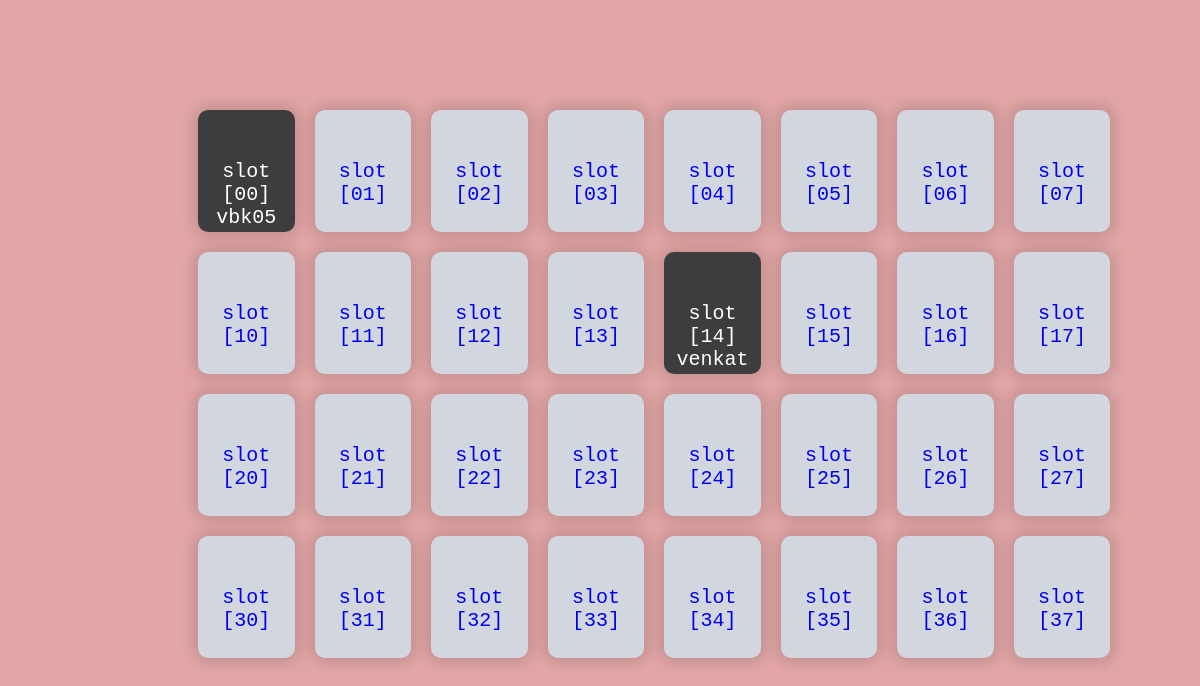
The app's page /sbike_lotStatus/ with its own data.
### personal/models.py (models this page shows)
class parking_slot(models.Model) :
    parking_vehicle = models.CharField(max_length=5, null=True)
    booked_time = models.TimeField(null=True)
    end_time = models.TimeField(null=True)
    slot_id = models.CharField(max_length=10, primary_key=True)
    is_occupied = models.BooleanField(default=False)
    available_increment = models.PositiveSmallIntegerField(default=60)
    vehicle_id = models.CharField(max_length=20, null=True, blank=True)
    def __str__(self):
        return "slot " + "[" + self.slot_id + "]"

### personal/views.py (the view)
# urls.py: path('sbike_lotStatus/', bike_slot_status_view, name="bike_slotStatus"),
def bike_slot_status_view(request) :
    slots = parking_slot.objects.filter(parking_vehicle="bike")
    for slot in slots :
        if Vehicle.objects.filter(vehicle_id=slot.vehicle_id).count() == 0 :
            slot.is_occupied = False
            slot.vehicle_id = None
            slot.save()
    context = {}
    context['slots'] = slots
    context['col'] = SLOT_COLUMN
    context['row'] = SLOT_ROW
    return render(request, 'personal/bike_slot_status.html', context)

### personal/views.py (called while the page is built)
@register.filter
def my_get(i, j) :
    slots = parking_slot.objects.all()
    ind1 = i - 1
    ind2 = j - 1
    slot_ind = ind1*8 + ind2
    return slots[slot_ind]

### personal/templates/personal/bike_slot_status.html (shortened to what this page needs)
{% load static %}
{% block content %}
    <head>
    </head>
        <body class="bg">
            <div class="container" style="margin-top: 100px;">
                <div style="margin-left: 100px">
                    {% with ''|center:col as col_range %}
                    {% for i in col_range %}
                        {% with 1|my_get:forloop.counter as the_slot %}
                        {% if the_slot.is_occupied %}
                            <div class="occ1">{{the_slot}} {{the_slot.vehicle_id}}
                            </div>
                        {% else %}
                            {% if not request.user.is_staff %}
                                <div class="unocc1"><a href="{% url 'slotBooking' the_slot.slot_id %}" style="text-decoration: none;">{{the_slot}}</a></div>
                            {% else %}
                                <div class="unocc1">{{the_slot}}</div>
                            {% endif %}
                        {% endif %}
                        {% endwith %}
                    {% endfor %}
                    {% endwith %}
                </div>
                <div style="margin-left: 100px">
                    {% with ''|center:col as col_range %}
                    {% for i in col_range %}
                        {% with 2|my_get:forloop.counter as the_slot %}
                        {% if the_slot.is_occupied %}
                            <div class="occ1">{{the_slot}} {{the_slot.vehicle_id}}
                            </div>
                        {% else %}
                            {% if not request.user.is_staff %}
                                <div class="unocc1"><a href="{% url 'slotBooking' the_slot.slot_id %}" style="text-decoration: none;">{{the_slot}}</a></div>
                            {% else %}
                                <div class="unocc1">{{the_slot}}</div>
                            {% endif %}
                        {% endif %}
                        {% endwith %}
                    {% endfor %}
                    {% endwith %}
                </div>
                <div style="margin-left: 100px">
                    {% with ''|center:col as col_range %}
                    {% for i in col_range %}
                        {% with 3|my_get:forloop.counter as the_slot %}
                        {% if the_slot.is_occupied %}
                            <div class="occ1">{{the_slot}} {{the_slot.vehicle_id}}
                                <span class="message">occupied</span>
                            </div>
                        {% else %}
                            {% if not request.user.is_staff %}
                                <div class="unocc1"><a href="{% url 'slotBooking' the_slot.slot_id %}" style="text-decoration: none;">{{the_slot}}</a></div>
                            {% else %}
                                <div class="unocc1">{{the_slot}}</div>
                            {% endif %}
                        {% endif %}
                        {% endwith %}
                    {% endfor %}
                    {% endwith %}
                </div>
                <div style="margin-left: 100px">
                    {% with ''|center:col as col_range %}
                    {% for i in col_range %}
                        {% with 4|my_get:forloop.counter as the_slot %}
                        {% if the_slot.is_occupied %}
                            <div class="occ1">{{the_slot}} {{the_slot.vehicle_id}}
                                <span class="message">occupied</span>
                            </div>
                        {% else %}
                            {% if not request.user.is_staff %}
                                <div class="unocc1"><a href="{% url 'slotBooking' the_slot.slot_id %}" style="text-decoration: none;">{{the_slot}}</a></div>
                            {% else %}
                                <div class="unocc1">{{the_slot}}</div>
                            {% endif %}
                        {% endif %}
                        {% endwith %}
                    {% endfor %}
                    {% endwith %}
                </div>
            </div>
        </body>
{% endblock %}

### personal/templates/personal/bike_slot_status.html (style rules this page uses)
body { background-image: url("https://t3.ftcdn.net/jpg/02/31/20/40/240_F_231204019_kkgDrHIQc6LLGcyEFBGEt8saioKjpOZQ.jpg"); height: 100%; background-position: center; background-repeat: no-repeat; background-size: cover; }
.bg { background-color: rgb(226, 166, 166); }
.unocc1 { border: 10px; color: black; background-color: rgb(210, 215, 223); margin-bottom: 10px; margin-top: 10px; margin-left: 10px; margin-right: 10px; width: 10%; float:left; height: 10%; font-family: monospace; font-size: 20px; text-align: center; padding-top: 50px; box-shadow:0 0 15px 4px rgba(0,0,0,0.15); border-radius: 10px; }
.occ1 { border: 10px; color: white; background-color: rgb(61, 61, 61); margin-bottom: 10px; margin-top: 10px; margin-left: 10px; margin-right: 10px; width: 10%; float:left; height: 10%; font-family: monospace; font-size: 20px; text-align: center; padding-top: 50px; box-shadow:0 0 15px 4px rgba(0,0,0,0.15); border-radius: 10px; }
.container { width: 90%; height: 90%; margin-left: 80px; }

### records on screen
parking_slot: col_range "slot [00]", vehicle_id "vbk05"
parking_slot: col_range "slot [01]"
parking_slot: col_range "slot [02]"
parking_slot: col_range "slot [03]"
parking_slot: col_range "slot [04]"
parking_slot: col_range "slot [05]"
parking_slot: col_range "slot [06]"
parking_slot: col_range "slot [07]"
parking_slot: col_range "slot [10]"
parking_slot: col_range "slot [11]"
parking_slot: col_range "slot [12]"
parking_slot: col_range "slot [13]"
parking_slot: col_range "slot [14]", vehicle_id "venkat"
parking_slot: col_range "slot [15]"
parking_slot: col_range "slot [16]"
parking_slot: col_range "slot [17]"
parking_slot: col_range "slot [20]"
parking_slot: col_range "slot [21]"
parking_slot: col_range "slot [22]"
parking_slot: col_range "slot [23]"
parking_slot: col_range "slot [24]"
parking_slot: col_range "slot [25]"
parking_slot: col_range "slot [26]"
parking_slot: col_range "slot [27]"
parking_slot: col_range "slot [30]"
parking_slot: col_range "slot [31]"
parking_slot: col_range "slot [32]"
parking_slot: col_range "slot [33]"
parking_slot: col_range "slot [34]"
parking_slot: col_range "slot [35]"
parking_slot: col_range "slot [36]"
parking_slot: col_range "slot [37]"
